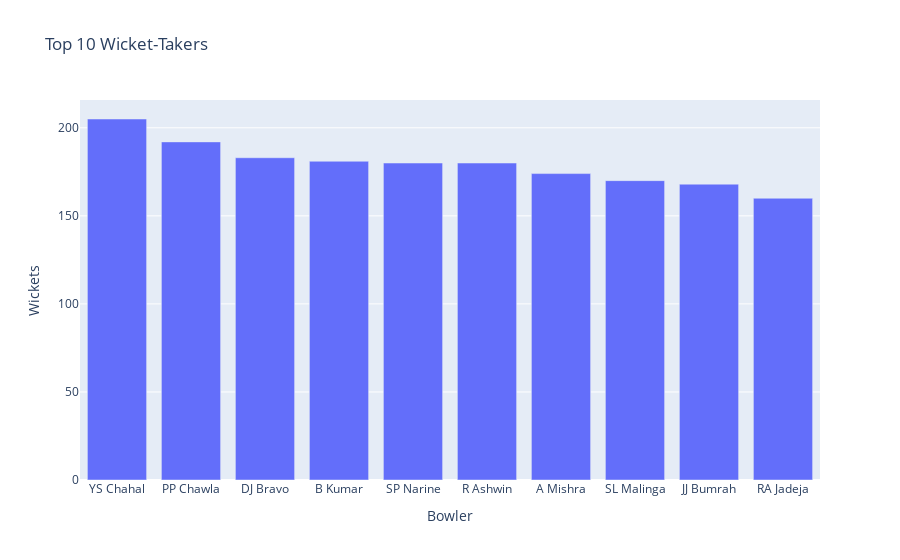

The cell this chart's notebook holds for it:
### Markdown cell above
#### Top Wicket-Takers (Bowlers)

### Code cell
# Only count wickets that are not 'run out', 'retired hurt', 'obstructing the field', 'retired out'
wicket_kinds = ['bowled', 'caught', 'lbw', 'stumped', 'caught and bowled', 'hit wicket']
wickets = df[df['dismissal_kind'].isin(wicket_kinds)]
top_bowlers = wickets['bowler'].value_counts().head(10)

fig = px.bar(
    x=top_bowlers.index,
    y=top_bowlers.values,
    title='Top 10 Wicket-Takers',
    labels={'x': 'Bowler', 'y': 'Wickets'}
)
fig.update_layout(xaxis_title='Bowler', yaxis_title='Wickets')
fig.show()

### Figure 1 — Plotly figure (JSON) as saved in the notebook; plotly's stock layout.template omitted (floating-point values rounded to 4 significant figures)
{"data": [{"hovertemplate": "Bowler=%{x}<br>Wickets=%{y}<extra></extra>", "legendgroup": "", "marker": {"color": "#636efa", "pattern": {"shape": ""}}, "name": "", "orientation": "v", "showlegend": false, "textposition": "auto", "type": "bar", "x": ["YS Chahal", "PP Chawla", "DJ Bravo", "B Kumar", "SP Narine", "R Ashwin", "A Mishra", "SL Malinga", "JJ Bumrah", "RA Jadeja"], "xaxis": "x", "y": [205, 192, 183, 181, 180, 180, 174, 170, 168, 160], "yaxis": "y"}], "layout": {"barmode": "relative", "legend": {"tracegroupgap": 0}, "title": {"text": "Top 10 Wicket-Takers"}, "xaxis": {"anchor": "y", "domain": [0, 1], "title": {"text": "Bowler"}}, "yaxis": {"anchor": "x", "domain": [0, 1], "title": {"text": "Wickets"}}}}
